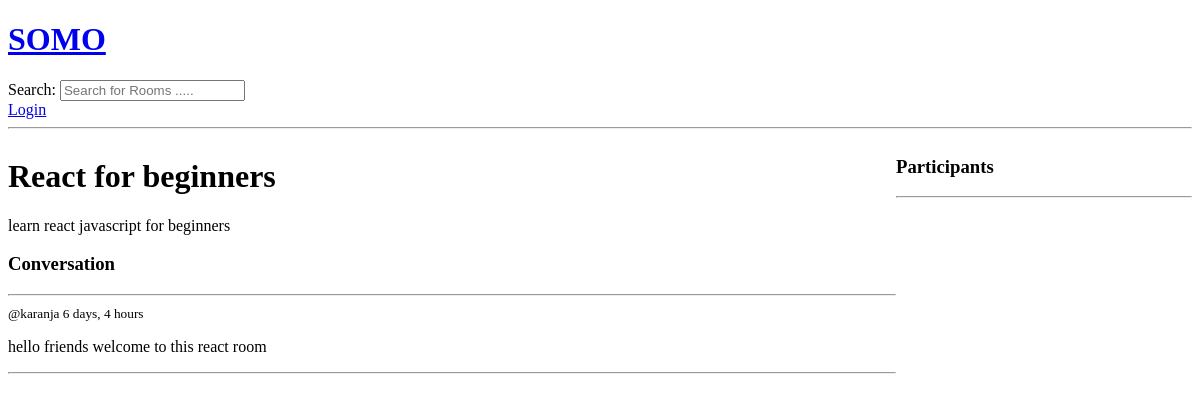
Before: /room/7/ with the older database file.
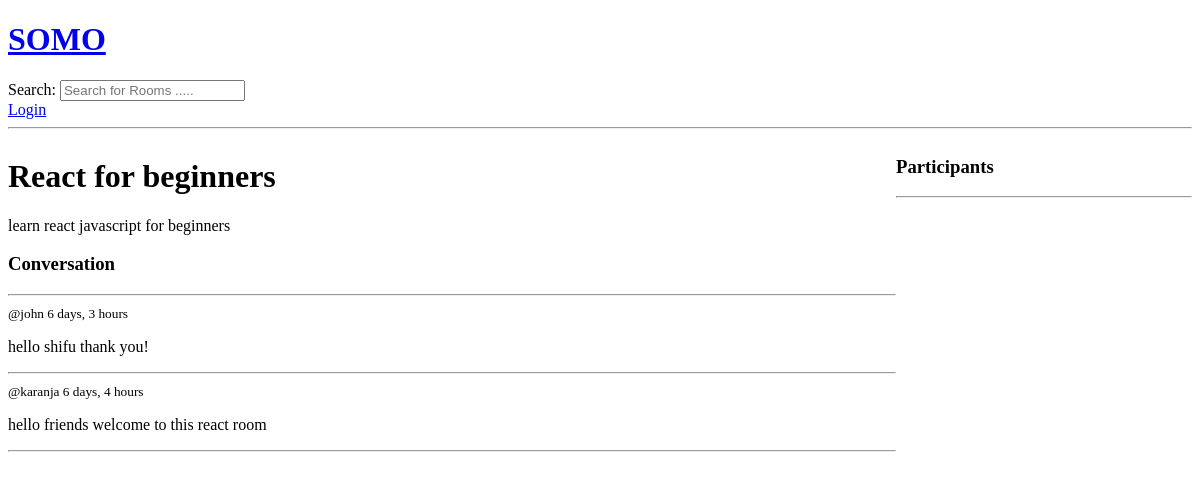
After: the same page with the newer database file.
### base/models.py (models this page shows, shortened)
class Message(models.Model):
    user = models.ForeignKey(User, on_delete=models.CASCADE)
    room = models.ForeignKey(Room, on_delete=models.CASCADE)
    body = models.TextField()
    updated = models.DateTimeField(auto_now=True)
    created = models.DateTimeField(auto_now_add=True)

### base/views.py (the view, shortened to what this page needs)
# urls.py: path('room/<str:pk>/', views.room, name='room'),
def room(request, pk):
    room = Room.objects.get(id=pk)
    room_messages = room.message_set.all().order_by('-created')
    participants = room.participants.all()
    context = {'room': room, 'room_messages': room_messages, 'participants': participants}
    return render(request, 'base/room.html', context)

### base/templates/base/room.html (shortened to what this page needs)
{% extends 'main.html' %}
{% block content %}
    <div class="room-container">
        <div>
                <h1>{{ room.name }}</h1>
            <p>{{ room.description }}</p>
            <div class="comment-wrapper">
                <h3>Conversation</h3>
                <hr>
                {% for message in room_messages %}
                    <div>
                        <small>@{{ message.user }} {{ message.created|timesince }}</small>
                        <p>{{ message.body }}</p>
                        <hr>
                    </div>
                {% endfor %}
            </div>
        </div>
        <div>
            <h3>Participants</h3>
            <hr>
        </div>
    </div>
{% endblock content %}

Changed rows visible on the page:
added Message: user "john", created "6 days, 3 hours", body "hello shifu thank you!"
